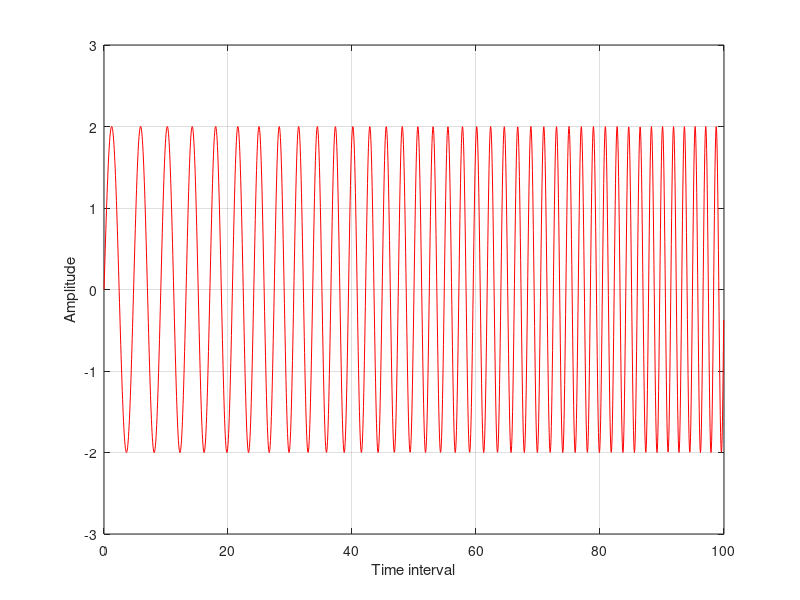

This figure's MATLAB source:
% time interval
clf;
n_start = 0;
n_stop  = 100;
samples = 2000;
n_step = ( n_stop - n_start ) / ( samples);
n = n_start : n_step : n_stop - n_step;

% signal
a = 0.004*pi;
b = 0.4*pi;
c = - pi / 2;
A = 2;
arg = a * n .* n + b * n + c;
x = A * cos(arg);

% display
y_min = -3;
y_max =  3;
x_min = n_start;
x_max = n_stop;
plot(n, x, 'r-');
xlabel("Time interval");
ylabel("Amplitude");
grid("on");
axis([x_min x_max y_min y_max]);
